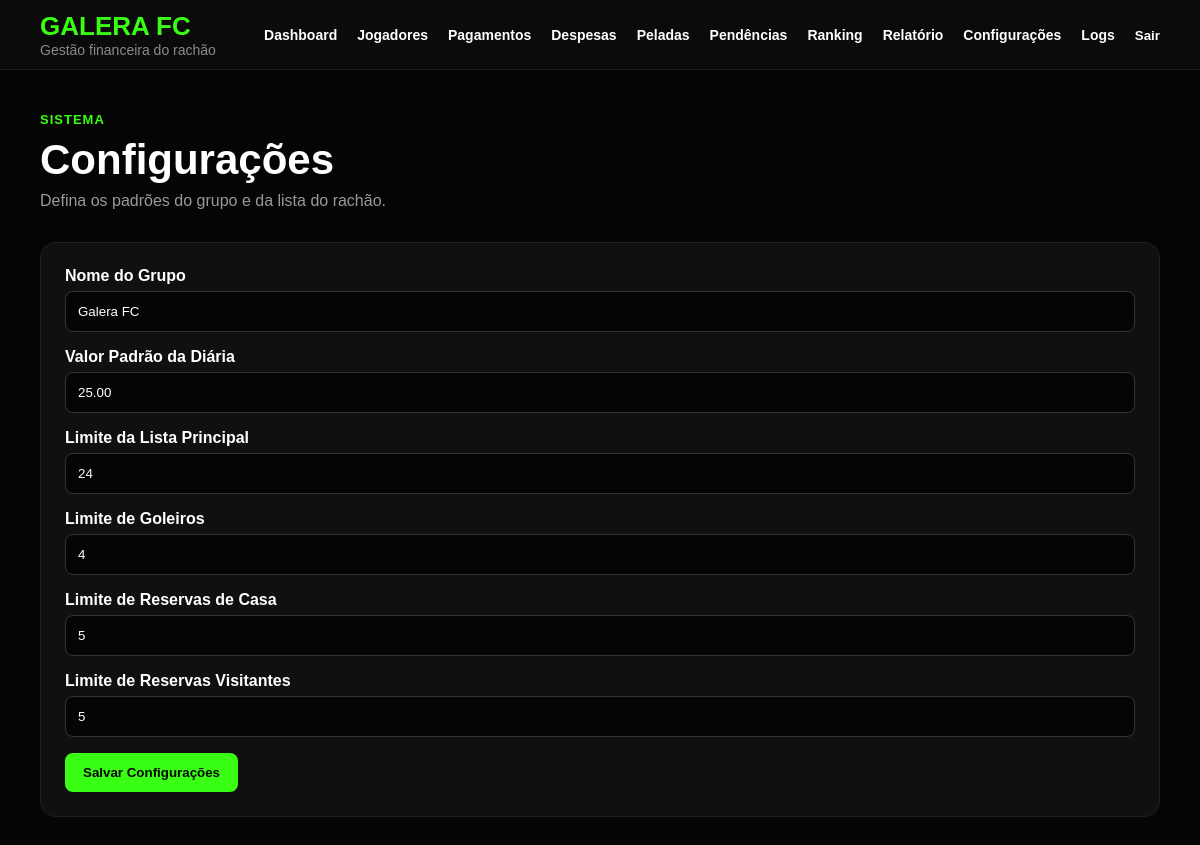
/configuracoes/ (signed in), run on the app's committed database.
### financeiro/models.py (models this page shows, shortened)
class ConfiguracaoSistema(models.Model):
    nome_grupo = models.CharField(max_length=100, default='Galera FC')
    valor_diaria_padrao = models.DecimalField(
        max_digits=10,
        decimal_places=2,
        default=0
    )
    limite_lista_principal = models.PositiveIntegerField(default=24)
    limite_goleiros = models.PositiveIntegerField(default=4)
    limite_reservas_casa = models.PositiveIntegerField(default=5)
    limite_reservas_visitantes = models.PositiveIntegerField(default=5)
    criado_em = models.DateTimeField(auto_now_add=True)
    atualizado_em = models.DateTimeField(auto_now=True)

### financeiro/views.py (the view)
# urls.py: path('configuracoes/', views.configuracoes, name='configuracoes'),
@login_required
def configuracoes(request):
    configuracao = ConfiguracaoSistema.objects.first()
    if not configuracao:
        configuracao = ConfiguracaoSistema.objects.create()
    form = ConfiguracaoSistemaForm(
        request.POST or None,
        instance=configuracao
    )
    if request.method == 'POST':
        if form.is_valid():
            form.save()
            return redirect('financeiro:configuracoes')
    return render(
        request,
        'financeiro/configuracoes.html',
        {
            'form': form
        }
    )

### financeiro/forms.py
class ConfiguracaoSistemaForm(forms.ModelForm):
    class Meta:
        model = ConfiguracaoSistema
        fields = [
            'nome_grupo',
            'valor_diaria_padrao',
            'limite_lista_principal',
            'limite_goleiros',
            'limite_reservas_casa',
            'limite_reservas_visitantes',
        ]

### templates/financeiro/configuracoes.html (shortened to what this page needs)
{% extends 'financeiro/base.html' %}
{% block content %}
<div class="page-header">
   <span>Sistema</span>
   <h1>Configurações</h1>
   <p>Defina os padrões do grupo e da lista do rachão.</p>
</div>
<div class="section">
   <form method="post" class="form">
      <label>Nome do Grupo</label>
      {{ form.nome_grupo }}
      <label>Valor Padrão da Diária</label>
      {{ form.valor_diaria_padrao }}
      <label>Limite da Lista Principal</label>
      {{ form.limite_lista_principal }}
      <label>Limite de Goleiros</label>
      {{ form.limite_goleiros }}
      <label>Limite de Reservas de Casa</label>
      {{ form.limite_reservas_casa }}
      <label>Limite de Reservas Visitantes</label>
      {{ form.limite_reservas_visitantes }}
      <button type="submit" class="btn-primary">
         Salvar Configurações
      </button>
   </form>
</div>
{% endblock %}

### static/css/dashboard.css (style rules this page uses)
* { margin: 0; padding: 0; box-sizing: border-box; font-family: Arial, Helvetica, sans-serif; }
body { background: #050505; color: #ffffff; min-height: 100vh; }
.page-header { margin-bottom: 32px; }
.page-header span { color: #39ff14; font-size: 13px; text-transform: uppercase; letter-spacing: 1px; font-weight: 700; }
.page-header h1 { font-size: 42px; margin: 8px 0; }
.page-header p { color: #999; }
.section { background: #101010; border: 1px solid #1f1f1f; border-radius: 16px; padding: 24px; margin-top: 24px; }
.btn-primary { background: #39ff14; color: #050505; padding: 12px 18px; border-radius: 8px; text-decoration: none; border: none; font-weight: 800; cursor: pointer; }
.form label { display: block; margin-bottom: 6px; font-weight: 700; }
.form input, .form select, .form textarea { width: 100%; padding: 12px; margin-bottom: 16px; border-radius: 8px; border: 1px solid #333; background: #050505; color: #ffffff; }
.section { overflow-x: auto; }

### data on the page
ConfiguracaoSistema: nome_grupo "Galera FC", valor_diaria_padrao "25.00", limite_lista_principal "24", limite_goleiros "4", limite_reservas_casa "5", limite_reservas_visitantes "5"
